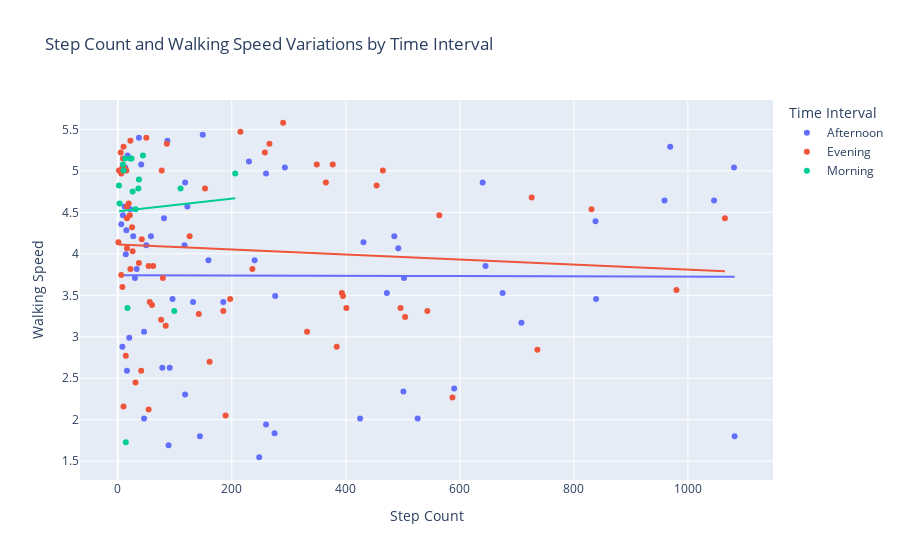

Notebook code for this chart:
### Code cell
# Variations in Step Count and Walking Speed by Time Interval
fig6 = px.scatter(data, x="Step Count",
                  y="Walking Speed",
                  color="Time Interval",
                  title="Step Count and Walking Speed Variations by Time Interval",
                  trendline='ols')
fig6.show()

### Figure 1 — Plotly figure (JSON) as saved in the notebook; plotly's stock layout.template omitted (floating-point values rounded to 4 significant figures)
{"data": [{"hovertemplate": "Time Interval=Afternoon<br>Step Count=%{x}<br>Walking Speed=%{y}<extra></extra>", "legendgroup": "Afternoon", "marker": {"color": "#636efa", "symbol": "circle"}, "mode": "markers", "name": "Afternoon", "orientation": "v", "showlegend": true, "type": "scatter", "x": [46, 645, 14, 13, 17, 122, 839, 118, 590, 425, 260, 838, 959, 89, 472, 117, 30, 492, 431, 502, 708, 675, 58, 27, 81, 6, 50, 78, 96, 132, 33, 91, 16, 501, 240, 20, 8, 185, 144, 526, 46, 118, 230, 293, 12, 9, 41, 22, 15, 485, 1046, 159, 260, 248, 1082, 275, 276, 149, 87, 37, 969, 640, 1081], "xaxis": "x", "y": [3.06, 3.852, 3.996, 5.04, 5.184, 4.572, 3.456, 2.304, 2.376, 2.016, 4.968, 4.392, 4.644, 1.692, 3.528, 4.104, 3.708, 4.068, 4.14, 3.708, 3.168, 3.528, 4.212, 4.212, 4.428, 4.356, 4.104, 2.628, 3.456, 3.42, 3.816, 2.628, 2.592, 2.34, 3.924, 2.988, 2.88, 3.42, 1.8, 2.016, 2.016, 4.86, 5.112, 5.04, 4.572, 4.464, 5.076, 4.536, 4.284, 4.212, 4.644, 3.924, 1.944, 1.548, 1.8, 1.836, 3.492, 5.436, 5.364, 5.4, 5.292, 4.86, 5.04], "yaxis": "y"}, {"hovertemplate": "<b>OLS trendline</b><br>Walking Speed = -1.70101e-05 * Step Count + 3.74265<br>R<sup>2</sup>=0.000023<br><br>Time Interval=Afternoon<br>Step Count=%{x}<br>Walking Speed=%{y} <b>(trend)</b><extra></extra>", "legendgroup": "Afternoon", "marker": {"color": "#636efa", "symbol": "circle"}, "mode": "lines", "name": "Afternoon", "showlegend": false, "type": "scatter", "x": [6, 8, 9, 12, 13, 14, 15, 16, 17, 20, 22, 27, 30, 33, 37, 41, 46, 46, 50, 58, 78, 81, 87, 89, 91, 96, 117, 118, 118, 122, 132, 144, 149, 159, 185, 230, 240, 248, 260, 260, 275, 276, 293, 425, 431, 472, 485, 492, 501, 502, 526, 590, 640, 645, 675, 708, 838, 839, 959, 969, 1046, 1081, 1082], "xaxis": "x", "y": [3.743, 3.743, 3.742, 3.742, 3.742, 3.742, 3.742, 3.742, 3.742, 3.742, 3.742, 3.742, 3.742, 3.742, 3.742, 3.742, 3.742, 3.742, 3.742, 3.742, 3.741, 3.741, 3.741, 3.741, 3.741, 3.741, 3.741, 3.741, 3.741, 3.741, 3.74, 3.74, 3.74, 3.74, 3.74, 3.739, 3.739, 3.738, 3.738, 3.738, 3.738, 3.738, 3.738, 3.735, 3.735, 3.735, 3.734, 3.734, 3.734, 3.734, 3.734, 3.733, 3.732, 3.732, 3.731, 3.731, 3.728, 3.728, 3.726, 3.726, 3.725, 3.724, 3.724], "yaxis": "y"}, {"hovertemplate": "Time Interval=Evening<br>Step Count=%{x}<br>Walking Speed=%{y}<extra></extra>", "legendgroup": "Evening", "marker": {"color": "#EF553B", "symbol": "circle"}, "mode": "markers", "name": "Evening", "orientation": "v", "showlegend": true, "type": "scatter", "x": [8, 564, 153, 16, 22, 16, 587, 496, 395, 401, 384, 161, 736, 142, 10, 8, 6, 56, 26, 1, 236, 14, 504, 60, 54, 77, 19, 189, 31, 84, 76, 41, 37, 21, 50, 10, 22, 15, 79, 454, 465, 11, 365, 377, 5, 9, 2, 86, 42, 332, 185, 290, 215, 258, 266, 54, 6, 349, 980, 726, 1065, 831, 126, 62, 25, 543, 393, 197, 16], "xaxis": "x", "y": [5.04, 4.464, 4.788, 4.068, 3.816, 4.572, 2.268, 3.348, 3.492, 3.348, 2.88, 2.7, 2.844, 3.276, 2.16, 3.6, 3.744, 3.42, 4.032, 4.14, 3.816, 2.772, 3.24, 3.384, 2.124, 5.004, 4.608, 2.052, 2.448, 3.132, 3.204, 2.592, 3.888, 4.464, 5.4, 5.292, 5.364, 5.004, 3.708, 4.824, 5.004, 5.04, 4.86, 5.076, 5.22, 5.148, 5.004, 5.328, 4.176, 3.06, 3.312, 5.58, 5.472, 5.22, 5.328, 3.852, 4.968, 5.076, 3.564, 4.68, 4.428, 4.536, 4.212, 3.852, 4.32, 3.312, 3.528, 3.456, 4.428], "yaxis": "y"}, {"hovertemplate": "<b>OLS trendline</b><br>Walking Speed = -0.000303736 * Step Count + 4.11271<br>R<sup>2</sup>=0.006415<br><br>Time Interval=Evening<br>Step Count=%{x}<br>Walking Speed=%{y} <b>(trend)</b><extra></extra>", "legendgroup": "Evening", "marker": {"color": "#EF553B", "symbol": "circle"}, "mode": "lines", "name": "Evening", "showlegend": false, "type": "scatter", "x": [1, 2, 5, 6, 6, 8, 8, 9, 10, 10, 11, 14, 15, 16, 16, 16, 19, 21, 22, 22, 25, 26, 31, 37, 41, 42, 50, 54, 54, 56, 60, 62, 76, 77, 79, 84, 86, 126, 142, 153, 161, 185, 189, 197, 215, 236, 258, 266, 290, 332, 349, 365, 377, 384, 393, 395, 401, 454, 465, 496, 504, 543, 564, 587, 726, 736, 831, 980, 1065], "xaxis": "x", "y": [4.112, 4.112, 4.111, 4.111, 4.111, 4.11, 4.11, 4.11, 4.11, 4.11, 4.109, 4.108, 4.108, 4.108, 4.108, 4.108, 4.107, 4.106, 4.106, 4.106, 4.105, 4.105, 4.103, 4.101, 4.1, 4.1, 4.098, 4.096, 4.096, 4.096, 4.094, 4.094, 4.09, 4.089, 4.089, 4.087, 4.087, 4.074, 4.07, 4.066, 4.064, 4.057, 4.055, 4.053, 4.047, 4.041, 4.034, 4.032, 4.025, 4.012, 4.007, 4.002, 3.998, 3.996, 3.993, 3.993, 3.991, 3.975, 3.971, 3.962, 3.96, 3.948, 3.941, 3.934, 3.892, 3.889, 3.86, 3.815, 3.789], "yaxis": "y"}, {"hovertemplate": "Time Interval=Morning<br>Step Count=%{x}<br>Walking Speed=%{y}<extra></extra>", "legendgroup": "Morning", "marker": {"color": "#00cc96", "symbol": "circle"}, "mode": "markers", "name": "Morning", "orientation": "v", "showlegend": true, "type": "scatter", "x": [37, 14, 22, 206, 44, 17, 24, 26, 110, 2, 9, 13, 10, 36, 99, 3, 31], "xaxis": "x", "y": [4.896, 1.728, 5.148, 4.968, 5.184, 3.348, 5.148, 4.752, 4.788, 4.824, 5.076, 5.148, 5.004, 4.788, 3.312, 4.608, 4.536], "yaxis": "y"}, {"hovertemplate": "<b>OLS trendline</b><br>Walking Speed = 0.000760925 * Step Count + 4.513<br>R<sup>2</sup>=0.001872<br><br>Time Interval=Morning<br>Step Count=%{x}<br>Walking Speed=%{y} <b>(trend)</b><extra></extra>", "legendgroup": "Morning", "marker": {"color": "#00cc96", "symbol": "circle"}, "mode": "lines", "name": "Morning", "showlegend": false, "type": "scatter", "x": [2, 3, 9, 10, 13, 14, 17, 22, 24, 26, 31, 36, 37, 44, 99, 110, 206], "xaxis": "x", "y": [4.515, 4.515, 4.52, 4.521, 4.523, 4.524, 4.526, 4.53, 4.531, 4.533, 4.537, 4.54, 4.541, 4.546, 4.588, 4.597, 4.67], "yaxis": "y"}], "layout": {"legend": {"title": {"text": "Time Interval"}, "tracegroupgap": 0}, "title": {"text": "Step Count and Walking Speed Variations by Time Interval"}, "xaxis": {"anchor": "y", "domain": [0, 1], "title": {"text": "Step Count"}}, "yaxis": {"anchor": "x", "domain": [0, 1], "title": {"text": "Walking Speed"}}}}
